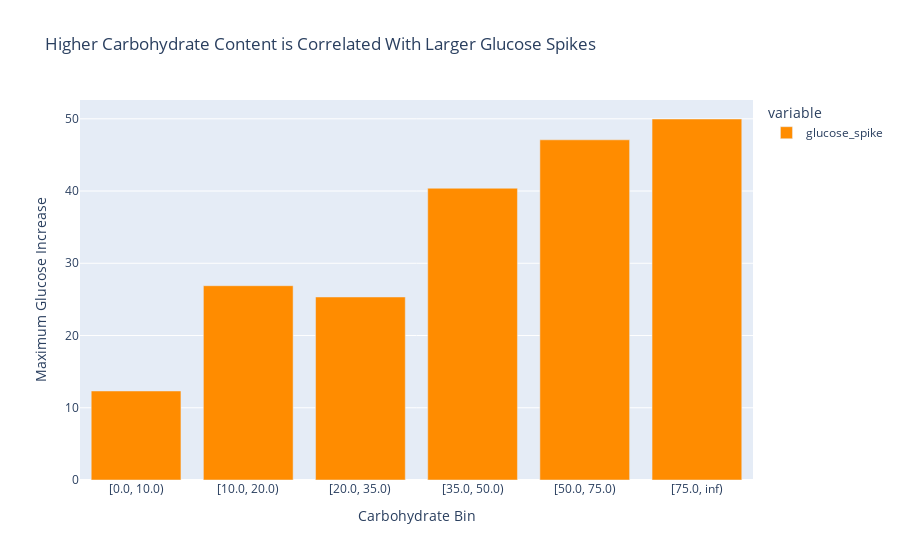

The notebook cell saved with this chart:
### Code cell
px.bar(glucose_spikes.groupby('carb_bin')['glucose_spike'].mean(),
       labels = {'value': 'Maximum Glucose Increase', 'carb_bin': 'Carbohydrate Bin'},
       title = 'Higher Carbohydrate Content is Correlated With Larger Glucose Spikes',
       color_discrete_sequence= ['darkorange'])

### Figure 1 — Plotly figure (JSON) as saved in the notebook; plotly's stock layout.template omitted (floating-point values rounded to 4 significant figures)
{"data": [{"hovertemplate": "variable=glucose_spike<br>Carbohydrate Bin=%{x}<br>Maximum Glucose Increase=%{y}<extra></extra>", "legendgroup": "glucose_spike", "marker": {"color": "darkorange", "pattern": {"shape": ""}}, "name": "glucose_spike", "orientation": "v", "showlegend": true, "textposition": "auto", "type": "bar", "x": ["[0.0, 10.0)", "[10.0, 20.0)", "[20.0, 35.0)", "[35.0, 50.0)", "[50.0, 75.0)", "[75.0, inf)"], "xaxis": "x", "y": [12.32, 26.9, 25.33, 40.39, 47.09, 49.97], "yaxis": "y"}], "layout": {"barmode": "relative", "legend": {"title": {"text": "variable"}, "tracegroupgap": 0}, "title": {"text": "Higher Carbohydrate Content is Correlated With Larger Glucose Spikes"}, "xaxis": {"anchor": "y", "domain": [0, 1], "title": {"text": "Carbohydrate Bin"}}, "yaxis": {"anchor": "x", "domain": [0, 1], "title": {"text": "Maximum Glucose Increase"}}}}
